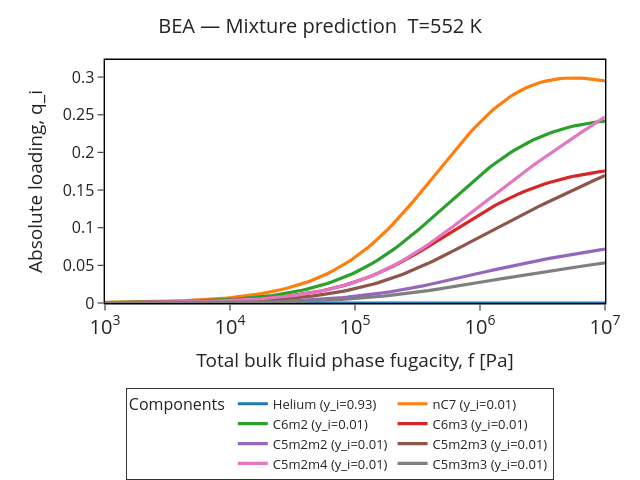

The cell this chart's notebook holds for it:
### Markdown cell above
## Excluding the carrier gas

For many systems this is the cleaner scientific view, since the carrier gas may have negligible uptake and can compress the visual scale for the adsorbing species.

### Code cell
fig = plotter.mixture_loading(include_carrier_gas=False)
fig
